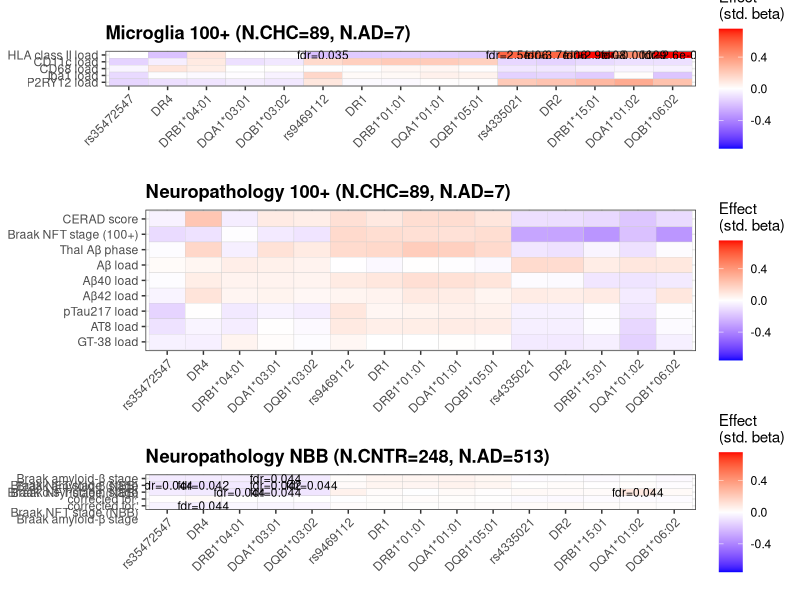

Source code (R):
## =============================================================================
## Figure 5: heatmap of standardized effect sizes (Hap-B/Hap-R/Hap-Y genetic
## features vs. microglial markers and neuropathology), 100-plus Study
## microglia panel, 100-plus Study neuropathology panel, and NBB replication
## cohort neuropathology panel, with FDR-significant associations labeled.
##
## Built entirely from Supplementary Table 2's already-aggregated association
## statistics (from table3_supptable2.R), so - like every other main script -
## it needs no private individual-level data and can be run from a clone of
## this repository as-is.
## =============================================================================
##
## Inputs:
##   tables/supptable2.tsv - full association statistics (Haplotype, Feature,
##     Outcome variable, Std. Beta, FDR P etc.); from table3_supptable2.R
## Outputs:
##   figures/figure5_R.pdf
## =============================================================================

library(data.table)
library(ggplot2)
library(dplyr)
library(gridExtra)

# Run from the repository root, e.g. `Rscript figure5.R` from the top-level directory,
# or uncomment and edit the line below to set the working directory explicitly.
# setwd("/path/to/repository")

## -----------------------------------------------------------------------------
## Helper functions
## -----------------------------------------------------------------------------

# Heatmap of standardized effect sizes (feature x outcome), with FDR labels.
make_panel <- function(df, outcome_order, title, zlim) {
  df <- df %>%
    filter(test_var %in% outcome_order) %>%
    mutate(
      test_var = factor(test_var, levels = rev(outcome_order)),
      snp_var  = factor(snp_var, levels = haplotype_features)
    )

  ggplot(df, aes(x = snp_var, y = test_var, fill = beta_std)) +
    geom_tile(color = "grey80") +
    geom_text(aes(label = label), size = 3) +
    scale_fill_gradient2(
      low = "blue", mid = "white", high = "red", midpoint = 0,
      limits = c(-zlim, zlim), name = "Effect\n(std. beta)"
    ) +
    labs(x = NULL, y = NULL, title = title) +
    theme_bw() +
    theme(
      axis.text.x = element_text(angle = 45, hjust = 1),
      plot.title = element_text(face = "bold")
    )
}

## -----------------------------------------------------------------------------
## 1. Panel groupings and haplotype feature order (matches
##    data_prep/nbb_replication_cohort/3_microglia_neuropathology_regression.R)
## -----------------------------------------------------------------------------

neuropathology_scores <- c("CERAD score", "Braak NFT stage (100+)", "Thal Aβ phase")
neuropathology_loads  <- c("Aβ load", "Aβ40 load", "Aβ42 load", "pTau217 load", "AT8 load", "GT-38 load")
microglia_loads       <- c("HLA class II load", "CD11c load", "CD68 load", "Iba1 load", "P2RY12 load")
neuropathology_all    <- c(neuropathology_scores, neuropathology_loads)

nbb_outcome_order <- c(
  "Braak amyloid-β stage",
  "Braak NFT stage (NBB)",
  "Braak α-synuclein stage",
  "Braak amyloid-β stage\ncorrected for:\nBraak NFT stage (NBB)",
  "Braak NFT stage (NBB)\ncorrected for:\nBraak amyloid-β stage"
)

haplotype_features <- c(
  "rs35472547", "DR4", "DRB1*04:01", "DQA1*03:01", "DQB1*03:02", # Hap-B (blue)
  "rs9469112",  "DR1", "DRB1*01:01", "DQA1*01:01", "DQB1*05:01", # Hap-R (red)
  "rs4335021",  "DR2", "DRB1*15:01", "DQA1*01:02", "DQB1*06:02"  # Hap-Y (yellow)
)

## -----------------------------------------------------------------------------
## 2. Rebuild the 100-plus and NBB association tables from Supplementary
##    Table 2, restoring the cross-adjustment labels collapsed for the TSV
## -----------------------------------------------------------------------------

supptable2 <- fread("tables/supptable2.tsv")
supptable2$`Outcome variable` <- gsub(" corrected for: ", "\ncorrected for:\n", supptable2$`Outcome variable`)

to_panel_df <- function(df) {
  data.frame(
    test_var = df$`Outcome variable`,
    snp_var  = factor(df$Feature, levels = haplotype_features),
    beta_std = df$`Std. Beta`,
    label    = ifelse(df$`FDR P` < 0.05, sprintf("fdr=%.2g", df$`FDR P`), "")
  )
}

results     <- to_panel_df(supptable2[supptable2$`Outcome variable` %in% c(neuropathology_all, microglia_loads), ])
nbb_results <- to_panel_df(supptable2[supptable2$`Outcome variable` %in% nbb_outcome_order, ])

## -----------------------------------------------------------------------------
## 3. Figure 5: heatmap panels (100-plus microglia, 100-plus neuropathology,
##    NBB neuropathology)
## -----------------------------------------------------------------------------

zlim <- max(abs(supptable2$`Std. Beta`), na.rm = TRUE)

plot_micro <- make_panel(results, microglia_loads, "Microglia 100+ (N.CHC=89, N.AD=7)", zlim)
plot_neuro <- make_panel(results, neuropathology_all, "Neuropathology 100+ (N.CHC=89, N.AD=7)", zlim)
plot_nbb <- make_panel(nbb_results, nbb_outcome_order, "Neuropathology NBB (N.CNTR=248, N.AD=513)", zlim)

cairo_pdf(
  "figures/figure5_R.pdf",
  width = 14,
  height = 17
)
spacer <- grid::rectGrob(gp = grid::gpar(col = NA, fill = NA)) # small vertical spacer between panels
grid.arrange(
  spacer, plot_micro,
  spacer, plot_neuro,
  spacer, plot_nbb,
  ncol = 1,
  heights = c(0.5, 4, 0.5, 7, 0.5, 4, 0.5)
)
dev.off()
